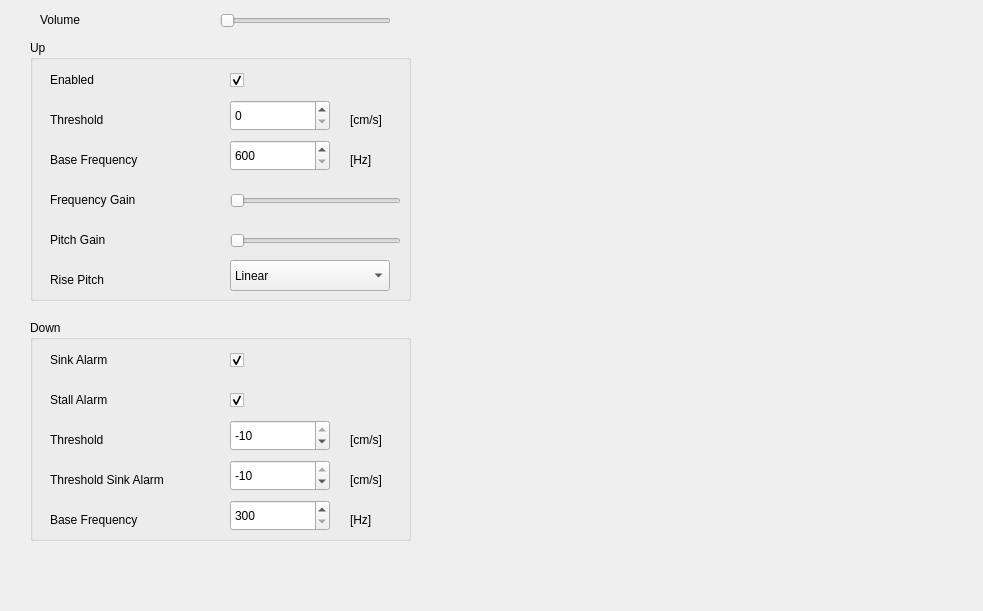
<?xml version="1.0" encoding="UTF-8"?>
<ui version="4.0">
 <class>AcousticFrame6015</class>
 <widget class="QWidget" name="AcousticFrame6015">
  <property name="geometry">
   <rect>
    <x>0</x>
    <y>0</y>
    <width>983</width>
    <height>611</height>
   </rect>
  </property>
  <property name="windowTitle">
   <string>Acoustic</string>
  </property>
  <widget class="QLabel" name="textLabel_Volume">
   <property name="geometry">
    <rect>
     <x>40</x>
     <y>10</y>
     <width>150</width>
     <height>20</height>
    </rect>
   </property>
   <property name="text">
    <string>Volume</string>
   </property>
   <property name="wordWrap">
    <bool>false</bool>
   </property>
  </widget>
  <widget class="QSlider" name="slider_Volume">
   <property name="geometry">
    <rect>
     <x>220</x>
     <y>10</y>
     <width>171</width>
     <height>21</height>
    </rect>
   </property>
   <property name="maximum">
    <number>4</number>
   </property>
   <property name="singleStep">
    <number>1</number>
   </property>
   <property name="pageStep">
    <number>1</number>
   </property>
   <property name="orientation">
    <enum>Qt::Horizontal</enum>
   </property>
  </widget>
  <widget class="QGroupBox" name="groupBox_Up">
   <property name="geometry">
    <rect>
     <x>30</x>
     <y>40</y>
     <width>381</width>
     <height>261</height>
    </rect>
   </property>
   <property name="title">
    <string>Up</string>
   </property>
   <widget class="QLabel" name="textLabel_Rise_En">
    <property name="geometry">
     <rect>
      <x>20</x>
      <y>30</y>
      <width>134</width>
      <height>20</height>
     </rect>
    </property>
    <property name="text">
     <string>Enabled</string>
    </property>
    <property name="wordWrap">
     <bool>false</bool>
    </property>
   </widget>
   <widget class="QComboBox" name="comboBox_RisePitch">
    <property name="enabled">
     <bool>true</bool>
    </property>
    <property name="geometry">
     <rect>
      <x>200</x>
      <y>220</y>
      <width>160</width>
      <height>31</height>
     </rect>
    </property>
    <item>
     <property name="text">
      <string>Linear</string>
     </property>
    </item>
    <item>
     <property name="text">
      <string>Exponential</string>
     </property>
    </item>
   </widget>
   <widget class="QLabel" name="textLabel_Pitch">
    <property name="geometry">
     <rect>
      <x>20</x>
      <y>190</y>
      <width>150</width>
      <height>20</height>
     </rect>
    </property>
    <property name="text">
     <string>Pitch Gain</string>
    </property>
    <property name="wordWrap">
     <bool>false</bool>
    </property>
   </widget>
   <widget class="QLabel" name="textLabel_UpFreq">
    <property name="geometry">
     <rect>
      <x>20</x>
      <y>110</y>
      <width>150</width>
      <height>20</height>
     </rect>
    </property>
    <property name="text">
     <string>Base Frequency</string>
    </property>
    <property name="wordWrap">
     <bool>false</bool>
    </property>
   </widget>
   <widget class="QLabel" name="textLabel_UpFreqUnit">
    <property name="geometry">
     <rect>
      <x>320</x>
      <y>110</y>
      <width>41</width>
      <height>20</height>
     </rect>
    </property>
    <property name="text">
     <string>[Hz]</string>
    </property>
    <property name="wordWrap">
     <bool>false</bool>
    </property>
   </widget>
   <widget class="QLabel" name="textLabel_Threshold">
    <property name="geometry">
     <rect>
      <x>20</x>
      <y>70</y>
      <width>134</width>
      <height>20</height>
     </rect>
    </property>
    <property name="text">
     <string>Threshold</string>
    </property>
    <property name="wordWrap">
     <bool>false</bool>
    </property>
   </widget>
   <widget class="QSlider" name="slider_FreqGain">
    <property name="geometry">
     <rect>
      <x>200</x>
      <y>150</y>
      <width>171</width>
      <height>21</height>
     </rect>
    </property>
    <property name="cursor">
     <cursorShape>ArrowCursor</cursorShape>
    </property>
    <property name="minimum">
     <number>0</number>
    </property>
    <property name="maximum">
     <number>4</number>
    </property>
    <property name="pageStep">
     <number>1</number>
    </property>
    <property name="value">
     <number>0</number>
    </property>
    <property name="orientation">
     <enum>Qt::Horizontal</enum>
    </property>
   </widget>
   <widget class="QSlider" name="slider_PitchGain">
    <property name="geometry">
     <rect>
      <x>200</x>
      <y>190</y>
      <width>171</width>
      <height>21</height>
     </rect>
    </property>
    <property name="minimum">
     <number>1</number>
    </property>
    <property name="maximum">
     <number>5</number>
    </property>
    <property name="pageStep">
     <number>1</number>
    </property>
    <property name="orientation">
     <enum>Qt::Horizontal</enum>
    </property>
   </widget>
   <widget class="QSpinBox" name="spinBox_UpFreq">
    <property name="geometry">
     <rect>
      <x>200</x>
      <y>100</y>
      <width>100</width>
      <height>31</height>
     </rect>
    </property>
    <property name="minimum">
     <number>600</number>
    </property>
    <property name="maximum">
     <number>1400</number>
    </property>
    <property name="singleStep">
     <number>1</number>
    </property>
    <property name="value">
     <number>600</number>
    </property>
   </widget>
   <widget class="QCheckBox" name="checkBox_RiseAcoustic">
    <property name="geometry">
     <rect>
      <x>200</x>
      <y>30</y>
      <width>21</width>
      <height>21</height>
     </rect>
    </property>
    <property name="text">
     <string/>
    </property>
    <property name="checked">
     <bool>true</bool>
    </property>
   </widget>
   <widget class="QLabel" name="textLabel_ThresholdUnit">
    <property name="geometry">
     <rect>
      <x>320</x>
      <y>70</y>
      <width>51</width>
      <height>20</height>
     </rect>
    </property>
    <property name="text">
     <string>[cm/s]</string>
    </property>
    <property name="wordWrap">
     <bool>false</bool>
    </property>
   </widget>
   <widget class="QLabel" name="textLabel_Variomode">
    <property name="geometry">
     <rect>
      <x>20</x>
      <y>230</y>
      <width>134</width>
      <height>20</height>
     </rect>
    </property>
    <property name="text">
     <string>Rise Pitch</string>
    </property>
    <property name="wordWrap">
     <bool>false</bool>
    </property>
   </widget>
   <widget class="QLabel" name="textLabel_FreqMod">
    <property name="geometry">
     <rect>
      <x>20</x>
      <y>150</y>
      <width>162</width>
      <height>20</height>
     </rect>
    </property>
    <property name="text">
     <string>Frequency Gain</string>
    </property>
    <property name="wordWrap">
     <bool>false</bool>
    </property>
   </widget>
   <widget class="QSpinBox" name="spinBox_ThresUp">
    <property name="geometry">
     <rect>
      <x>200</x>
      <y>60</y>
      <width>100</width>
      <height>31</height>
     </rect>
    </property>
    <property name="minimum">
     <number>0</number>
    </property>
    <property name="maximum">
     <number>20</number>
    </property>
   </widget>
  </widget>
  <widget class="QGroupBox" name="groupBox_Down">
   <property name="geometry">
    <rect>
     <x>30</x>
     <y>320</y>
     <width>381</width>
     <height>221</height>
    </rect>
   </property>
   <property name="title">
    <string>Down</string>
   </property>
   <widget class="QLabel" name="textLabel_SinkUnit_2">
    <property name="geometry">
     <rect>
      <x>320</x>
      <y>150</y>
      <width>50</width>
      <height>20</height>
     </rect>
    </property>
    <property name="text">
     <string>[cm/s]</string>
    </property>
    <property name="wordWrap">
     <bool>false</bool>
    </property>
   </widget>
   <widget class="QLabel" name="textLabel_SinkAlarm">
    <property name="geometry">
     <rect>
      <x>20</x>
      <y>30</y>
      <width>134</width>
      <height>20</height>
     </rect>
    </property>
    <property name="text">
     <string>Sink Alarm</string>
    </property>
    <property name="wordWrap">
     <bool>false</bool>
    </property>
   </widget>
   <widget class="QCheckBox" name="checkBox_SinkAlarm">
    <property name="geometry">
     <rect>
      <x>200</x>
      <y>30</y>
      <width>21</width>
      <height>21</height>
     </rect>
    </property>
    <property name="text">
     <string/>
    </property>
    <property name="checked">
     <bool>true</bool>
    </property>
   </widget>
   <widget class="QLabel" name="textLabel_SinkUnit">
    <property name="geometry">
     <rect>
      <x>320</x>
      <y>110</y>
      <width>50</width>
      <height>20</height>
     </rect>
    </property>
    <property name="text">
     <string>[cm/s]</string>
    </property>
    <property name="wordWrap">
     <bool>false</bool>
    </property>
   </widget>
   <widget class="QSpinBox" name="spinBox_ThresSinkAlarm">
    <property name="geometry">
     <rect>
      <x>200</x>
      <y>140</y>
      <width>100</width>
      <height>31</height>
     </rect>
    </property>
    <property name="prefix">
     <string/>
    </property>
    <property name="minimum">
     <number>-9990</number>
    </property>
    <property name="maximum">
     <number>-10</number>
    </property>
   </widget>
   <widget class="QSpinBox" name="spinBox_ThresDown">
    <property name="geometry">
     <rect>
      <x>200</x>
      <y>100</y>
      <width>100</width>
      <height>31</height>
     </rect>
    </property>
    <property name="prefix">
     <string/>
    </property>
    <property name="minimum">
     <number>-2000</number>
    </property>
    <property name="maximum">
     <number>-10</number>
    </property>
   </widget>
   <widget class="QCheckBox" name="checkBox_StallAlarm">
    <property name="geometry">
     <rect>
      <x>200</x>
      <y>70</y>
      <width>21</width>
      <height>20</height>
     </rect>
    </property>
    <property name="text">
     <string/>
    </property>
    <property name="checked">
     <bool>true</bool>
    </property>
   </widget>
   <widget class="QSpinBox" name="spinBox_DownFreq">
    <property name="geometry">
     <rect>
      <x>200</x>
      <y>180</y>
      <width>100</width>
      <height>31</height>
     </rect>
    </property>
    <property name="minimum">
     <number>300</number>
    </property>
    <property name="maximum">
     <number>1400</number>
    </property>
    <property name="singleStep">
     <number>1</number>
    </property>
    <property name="value">
     <number>300</number>
    </property>
   </widget>
   <widget class="QLabel" name="textLabel_Sink">
    <property name="geometry">
     <rect>
      <x>20</x>
      <y>110</y>
      <width>134</width>
      <height>20</height>
     </rect>
    </property>
    <property name="text">
     <string>Threshold</string>
    </property>
    <property name="wordWrap">
     <bool>false</bool>
    </property>
   </widget>
   <widget class="QLabel" name="textLabel_Sink_2">
    <property name="geometry">
     <rect>
      <x>20</x>
      <y>150</y>
      <width>156</width>
      <height>20</height>
     </rect>
    </property>
    <property name="text">
     <string>Threshold Sink Alarm</string>
    </property>
    <property name="wordWrap">
     <bool>false</bool>
    </property>
   </widget>
   <widget class="QLabel" name="textLabel_StallAlarm">
    <property name="geometry">
     <rect>
      <x>20</x>
      <y>70</y>
      <width>134</width>
      <height>20</height>
     </rect>
    </property>
    <property name="text">
     <string>Stall Alarm</string>
    </property>
    <property name="wordWrap">
     <bool>false</bool>
    </property>
   </widget>
   <widget class="QLabel" name="textLabel_DownFreqUnit">
    <property name="geometry">
     <rect>
      <x>320</x>
      <y>190</y>
      <width>33</width>
      <height>20</height>
     </rect>
    </property>
    <property name="text">
     <string>[Hz]</string>
    </property>
    <property name="wordWrap">
     <bool>false</bool>
    </property>
   </widget>
   <widget class="QLabel" name="textLabel_DownFreq">
    <property name="geometry">
     <rect>
      <x>20</x>
      <y>190</y>
      <width>150</width>
      <height>20</height>
     </rect>
    </property>
    <property name="text">
     <string>Base Frequency</string>
    </property>
    <property name="wordWrap">
     <bool>false</bool>
    </property>
   </widget>
  </widget>
 </widget>
 <layoutdefault spacing="6" margin="11"/>
 <pixmapfunction>qPixmapFromMimeSource</pixmapfunction>
 <resources/>
 <connections/>
</ui>
